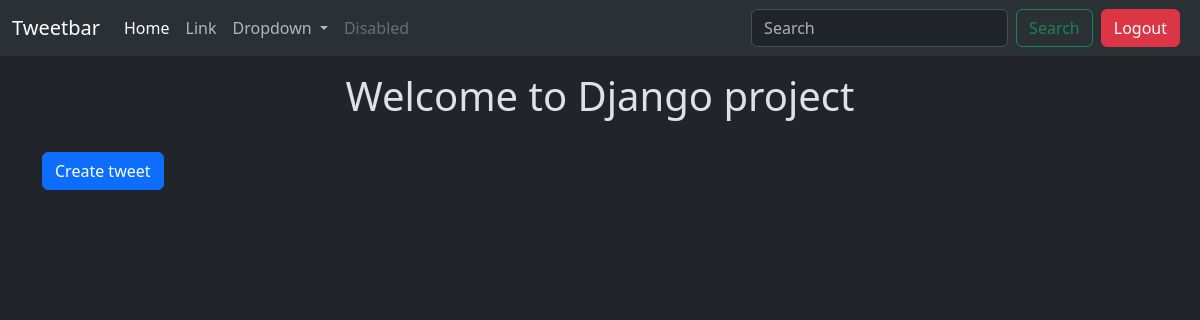
The app's page /tweet/ (signed in), older data.
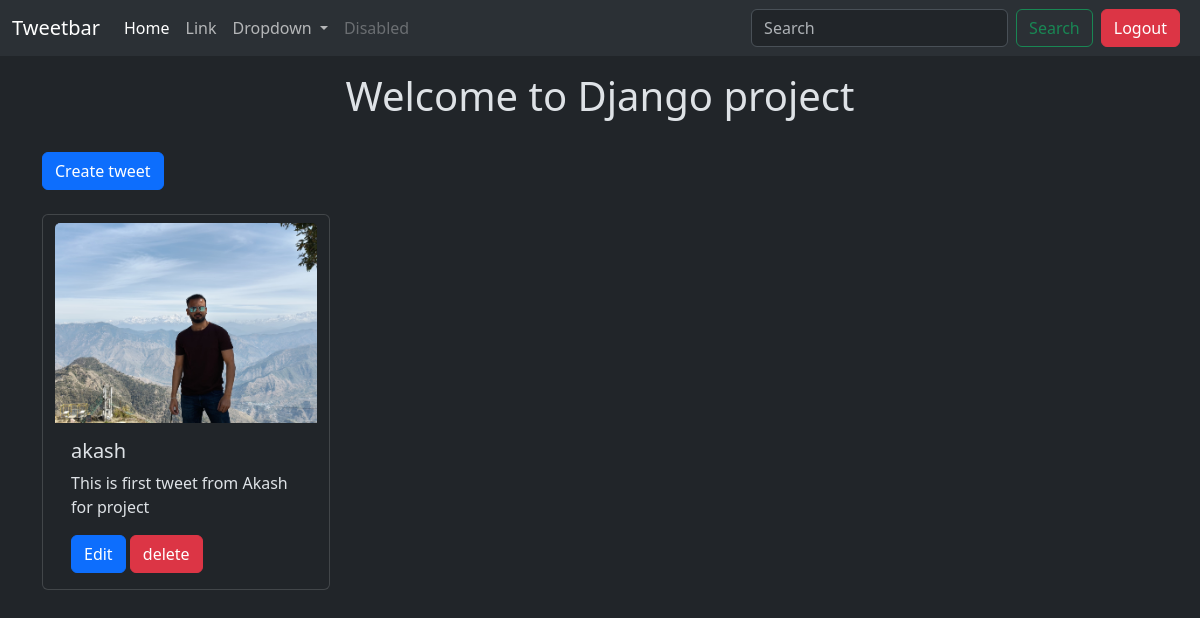
The same page, newer data.
### tweet/models.py (models this page shows, shortened)
class Tweet(models.Model):
    user = models.ForeignKey(User, on_delete=models.CASCADE)
    text = models.TextField(max_length=240)
    photo = models.ImageField(upload_to='photos/', blank=True, null=True)
    created_at = models.DateTimeField(auto_now_add=True)
    updated_at = models.DateTimeField(auto_now=True)

### tweet/views.py (the view)
# urls.py: path('', views.tweet_list, name = 'tweet_list'),
def tweet_list(request):
    query = request.GET.get('q')
    if query:
        tweets = Tweet.objects.filter(user__username__icontains=query)
    else:
        tweets = Tweet.objects.all().order_by('-created_at')
    return render(request, 'tweet_list.html', {'tweets': tweets})

### tweet/templates/tweet_list.html (shortened to what this page needs)
{% extends "layout.html" %}
{% block content %}
<h1 class="text-center  mt-3">Welcome to Django project</h1>
<a href="{% url "create_tweet" %}" class="btn btn-primary mt-4">Create tweet</a>
<div class="container row gap-3 mt-4 bt-2">
    {% for tweet in tweets   %}
    <div class="card" style="width: 18rem;">
        <img src="{{ tweet.photo.url }}" class="card-img-top mt-2 img-fluid" style="height: 200px; object-fit: cover;" alt="...">
        <div class="card-body">
          <h5 class="card-title">{{tweet.user.username}}</h5>
          <p class="card-text">{{tweet.text}}</p>
          {% if tweet.user == user %}
          <a href="{% url "edit_tweet" tweet.id %}" class="btn btn-primary">Edit</a>
          <a href="{% url "delete_tweet" tweet.id %}" class="btn btn-danger">delete</a>
          {% endif %}
        </div>
      </div>
    {% endfor %}
</div>
{% endblock %}

Row changes from the older to the newer data that the page shows:
added Tweet: photo (picture), user.username "akash", text "This is first tweet from Akash for project", shows "Edit"
